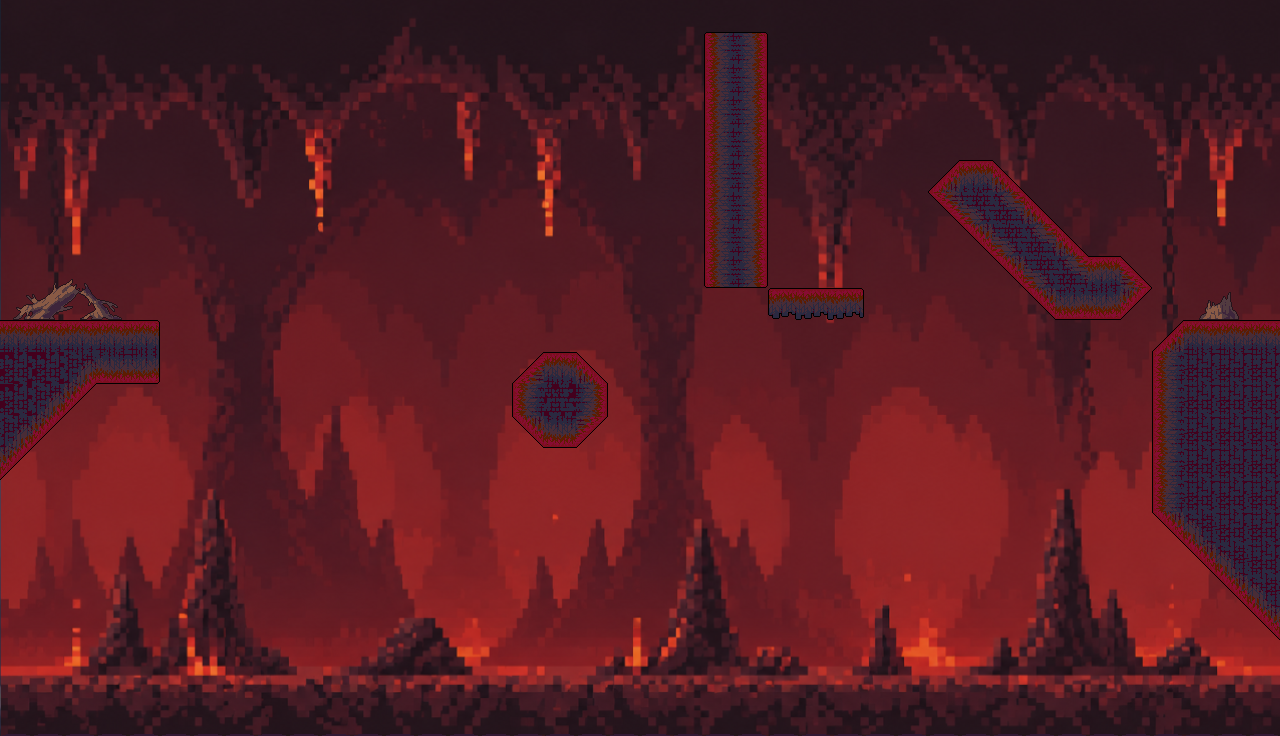

A level layout from a 2D game, rendered from its tile map. Below: a short description, then the map file with its tile-grid data intact:
An orthogonal 40x23 tile map with 32x32 px tiles, 2 tile layers (Capa de patrones 2, Capa de patrones 1), 4 tilesets, 1 image layer.

<map version="1.10" tiledversion="1.12.1" orientation="orthogonal" renderorder="right-down" width="40" height="23" tilewidth="32" tileheight="32" infinite="0" nextlayerid="4" nextobjectid="1">
 <tileset firstgid="1" source="Tileset_Tierra_.tsx" />
 <tileset firstgid="97" source="Tileset_infierno.tsx" />
 <tileset firstgid="193" source="Tileset_Infierno_girado.tsx" />
 <tileset firstgid="289" source="Decoracion/Troncos.tsx" />
 <imagelayer id="2" name="Capa de Imagen 1">
  <image source="../Mapas/Infierno abajo.png" width="1280" height="736" />
 </imagelayer>
 <layer id="3" name="Capa de patrones 2" width="40" height="23">
  <data encoding="csv">
0,0,0,0,0,0,0,0,0,0,0,0,0,0,0,0,0,0,0,0,0,0,0,0,0,0,0,0,0,0,0,0,0,0,0,0,0,0,0,0,
0,0,0,0,0,0,0,0,0,0,0,0,0,0,0,0,0,0,0,0,0,0,0,0,0,0,0,0,0,0,0,0,0,0,0,0,0,0,0,0,
0,0,0,0,0,0,0,0,0,0,0,0,0,0,0,0,0,0,0,0,0,0,0,0,0,0,0,0,0,0,0,0,0,0,0,0,0,0,0,0,
0,0,0,0,0,0,0,0,0,0,0,0,0,0,0,0,0,0,0,0,0,0,0,0,0,0,0,0,0,0,0,0,0,0,0,0,0,0,0,0,
0,0,0,0,0,0,0,0,0,0,0,0,0,0,0,0,0,0,0,0,0,0,0,0,0,0,0,0,0,0,0,0,0,0,0,0,0,0,0,0,
0,0,0,0,0,0,0,0,0,0,0,0,0,0,0,0,0,0,0,0,0,0,0,0,0,0,0,0,0,0,0,0,0,0,0,0,0,0,0,0,
0,0,0,0,0,0,0,0,0,0,0,0,0,0,0,0,0,0,0,0,0,0,0,0,0,0,0,0,0,0,0,0,0,0,0,0,0,0,0,0,
0,0,0,0,0,0,0,0,0,0,0,0,0,0,0,0,0,0,0,0,0,0,0,0,0,0,0,0,0,0,0,0,0,0,0,0,0,0,0,0,
373,374,375,376,0,0,0,0,0,0,0,0,0,0,0,0,0,0,0,0,0,0,0,0,0,0,0,0,0,0,0,0,0,0,0,0,0,0,0,0,
381,382,383,384,0,0,0,0,0,0,0,0,0,0,0,0,0,0,0,0,0,0,0,0,0,0,0,0,0,0,0,0,0,0,0,0,0,346,347,0,
0,0,0,0,0,0,0,0,0,0,0,0,0,0,0,0,0,0,0,0,0,0,0,0,0,0,0,0,0,0,0,0,0,0,0,0,0,0,0,0,
0,0,0,0,0,0,0,0,0,0,0,0,0,0,0,0,0,0,0,0,0,0,0,0,0,0,0,0,0,0,0,0,0,0,0,0,0,0,0,0,
0,0,0,0,0,0,0,0,0,0,0,0,0,0,0,0,0,0,0,0,0,0,0,0,0,0,0,0,0,0,0,0,0,0,0,0,0,0,0,0,
0,0,0,0,0,0,0,0,0,0,0,0,0,0,0,0,0,0,0,0,0,0,0,0,0,0,0,0,0,0,0,0,0,0,0,0,0,0,0,0,
0,0,0,0,0,0,0,0,0,0,0,0,0,0,0,0,0,0,0,0,0,0,0,0,0,0,0,0,0,0,0,0,0,0,0,0,0,0,0,0,
0,0,0,0,0,0,0,0,0,0,0,0,0,0,0,0,0,0,0,0,0,0,0,0,0,0,0,0,0,0,0,0,0,0,0,0,0,0,0,0,
0,0,0,0,0,0,0,0,0,0,0,0,0,0,0,0,0,0,0,0,0,0,0,0,0,0,0,0,0,0,0,0,0,0,0,0,0,0,0,0,
0,0,0,0,0,0,0,0,0,0,0,0,0,0,0,0,0,0,0,0,0,0,0,0,0,0,0,0,0,0,0,0,0,0,0,0,0,0,0,0,
0,0,0,0,0,0,0,0,0,0,0,0,0,0,0,0,0,0,0,0,0,0,0,0,0,0,0,0,0,0,0,0,0,0,0,0,0,0,0,0,
0,0,0,0,0,0,0,0,0,0,0,0,0,0,0,0,0,0,0,0,0,0,0,0,0,0,0,0,0,0,0,0,0,0,0,0,0,0,0,0,
0,0,0,0,0,0,0,0,0,0,0,0,0,0,0,0,0,0,0,0,0,0,0,0,0,0,0,0,0,0,0,0,0,0,0,0,0,0,0,0,
0,0,0,0,0,0,0,0,0,0,0,0,0,0,0,0,0,0,0,0,0,0,0,0,0,0,0,0,0,0,0,0,0,0,0,0,0,0,0,0,
0,0,0,0,0,0,0,0,0,0,0,0,0,0,0,0,0,0,0,0,0,0,0,0,0,0,0,0,0,0,0,0,0,0,0,0,0,0,0,0
</data>
 </layer>
 <layer id="1" name="Capa de patrones 1" width="40" height="23">
  <data encoding="csv">
0,0,0,0,0,0,0,0,0,0,0,0,0,0,0,0,0,0,0,0,0,0,0,0,0,0,0,0,0,0,0,0,0,0,0,0,0,0,0,0,
0,0,0,0,0,0,0,0,0,0,0,0,0,0,0,0,0,0,0,0,0,0,2147483848,1073742040,0,0,0,0,0,0,0,0,0,0,0,0,0,0,0,0,
0,0,0,0,0,0,0,0,0,0,0,0,0,0,0,0,0,0,0,0,0,0,2147483856,1073742032,0,0,0,0,0,0,0,0,0,0,0,0,0,0,0,0,
0,0,0,0,0,0,0,0,0,0,0,0,0,0,0,0,0,0,0,0,0,0,2147483856,1073742032,0,0,0,0,0,0,0,0,0,0,0,0,0,0,0,0,
0,0,0,0,0,0,0,0,0,0,0,0,0,0,0,0,0,0,0,0,0,0,2147483856,1073742032,0,0,0,0,0,0,0,0,0,0,0,0,0,0,0,0,
0,0,0,0,0,0,0,0,0,0,0,0,0,0,0,0,0,0,0,0,0,0,2147483856,1073742032,0,0,0,0,0,2147483786,2147483746,2147483787,0,0,0,0,0,0,0,0,
0,0,0,0,0,0,0,0,0,0,0,0,0,0,0,0,0,0,0,0,0,0,2147483856,1073742032,0,0,0,0,0,536871050,536871062,3758096534,2147483787,0,0,0,0,0,0,0,
0,0,0,0,0,0,0,0,0,0,0,0,0,0,0,0,0,0,0,0,0,0,2147483856,1073742032,0,0,0,0,0,0,1073741963,536871062,3758096534,2147483787,0,0,0,0,0,0,
0,0,0,0,0,0,0,0,0,0,0,0,0,0,0,0,0,0,0,0,0,0,2147483864,1073742024,0,0,0,0,0,0,0,1073741963,536871062,3758096534,2147483746,3758096522,0,0,0,0,
0,0,0,0,0,0,0,0,0,0,0,0,0,0,0,0,0,0,0,0,0,0,0,0,2147483795,2147483794,2147483793,0,0,0,0,0,1073741963,1073741922,1073741922,1073741962,0,0,0,0,
98,98,98,98,99,0,0,0,0,0,0,0,0,0,0,0,0,0,0,0,0,0,0,0,0,0,0,0,0,0,0,0,0,0,0,0,139,98,98,98,
133,133,3221225623,3221225570,1073741923,0,0,0,0,0,0,0,0,0,0,0,1610612874,98,138,0,0,0,0,0,0,0,0,0,0,0,0,0,0,0,0,0,1610612834,120,120,120,
133,3221225623,3221225611,0,0,0,0,0,0,0,0,0,0,0,0,0,3221225680,197,208,0,0,0,0,0,0,0,0,0,0,0,0,0,0,0,0,0,1610612834,120,120,120,
3221225623,3221225611,0,0,0,0,0,0,0,0,0,0,0,0,0,0,3221225610,3221225570,2684354698,0,0,0,0,0,0,0,0,0,0,0,0,0,0,0,0,0,1610612834,120,120,120,
3221225611,0,0,0,0,0,0,0,0,0,0,0,0,0,0,0,0,0,0,0,0,0,0,0,0,0,0,0,0,0,0,0,0,0,0,0,1610612834,120,120,120,
0,0,0,0,0,0,0,0,0,0,0,0,0,0,0,0,0,0,0,0,0,0,0,0,0,0,0,0,0,0,0,0,0,0,0,0,1610612834,120,120,120,
0,0,0,0,0,0,0,0,0,0,0,0,0,0,0,0,0,0,0,0,0,0,0,0,0,0,0,0,0,0,0,0,0,0,0,0,3221225610,2684354796,120,120,
0,0,0,0,0,0,0,0,0,0,0,0,0,0,0,0,0,0,0,0,0,0,0,0,0,0,0,0,0,0,0,0,0,0,0,0,0,3221225610,2684354796,120,
0,0,0,0,0,0,0,0,0,0,0,0,0,0,0,0,0,0,0,0,0,0,0,0,0,0,0,0,0,0,0,0,0,0,0,0,0,0,3221225610,2684354796,
0,0,0,0,0,0,0,0,0,0,0,0,0,0,0,0,0,0,0,0,0,0,0,0,0,0,0,0,0,0,0,0,0,0,0,0,0,0,0,3221225610,
0,0,0,0,0,0,0,0,0,0,0,0,0,0,0,0,0,0,0,0,0,0,0,0,0,0,0,0,0,0,0,0,0,0,0,0,0,0,0,0,
0,0,0,0,0,0,0,0,0,0,0,0,0,0,0,0,0,0,0,0,0,0,0,0,0,0,0,0,0,0,0,0,0,0,0,0,0,0,0,0,
90,90,90,90,90,90,90,90,90,90,90,90,90,90,90,90,90,90,90,90,90,90,90,90,90,90,90,90,90,90,90,90,90,90,90,90,90,90,90,90
</data>
 </layer>
</map>
